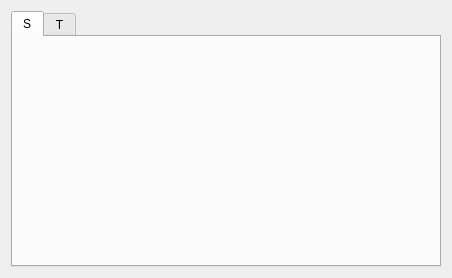
<?xml version="1.0" encoding="UTF-8"?>
<ui version="4.0">
 <class>EFrame</class>
 <widget class="QEFrame" name="EFrame">
  <property name="geometry">
   <rect>
    <x>0</x>
    <y>0</y>
    <width>452</width>
    <height>278</height>
   </rect>
  </property>
  <property name="sizePolicy">
   <sizepolicy hsizetype="Expanding" vsizetype="Expanding">
    <horstretch>0</horstretch>
    <verstretch>0</verstretch>
   </sizepolicy>
  </property>
  <property name="minimumSize">
   <size>
    <width>0</width>
    <height>200</height>
   </size>
  </property>
  <property name="windowTitle">
   <string>Coordinate systems</string>
  </property>
  <property name="windowOpacity">
   <double>1.000000000000000</double>
  </property>
  <property name="layoutDirection">
   <enum>Qt::LeftToRight</enum>
  </property>
  <property name="frameShape">
   <enum>QFrame::NoFrame</enum>
  </property>
  <property name="lineWidth">
   <number>10</number>
  </property>
  <property name="midLineWidth">
   <number>2</number>
  </property>
  <layout class="QVBoxLayout" name="verticalLayout">
   <item>
    <widget class="QTabWidget" name="tabWidget">
     <property name="currentIndex">
      <number>0</number>
     </property>
     <widget class="QWidget" name="tab">
      <attribute name="title">
       <string>S</string>
      </attribute>
      <layout class="QVBoxLayout" name="verticalLayout_2">
       <item>
        <widget class="QEForm" name="qeform">
         <property name="uiFile" stdset="0">
          <string>galil_coordinate_system.ui</string>
         </property>
         <property name="variableSubstitutions" stdset="0">
          <string>R=S</string>
         </property>
        </widget>
       </item>
      </layout>
     </widget>
     <widget class="QWidget" name="tab_2">
      <attribute name="title">
       <string>T</string>
      </attribute>
      <layout class="QVBoxLayout" name="verticalLayout_3">
       <item>
        <widget class="QEForm" name="qeform_2">
         <property name="uiFile" stdset="0">
          <string>galil_coordinate_system.ui</string>
         </property>
         <property name="variableSubstitutions" stdset="0">
          <string>R=T</string>
         </property>
        </widget>
       </item>
      </layout>
     </widget>
    </widget>
   </item>
  </layout>
 </widget>
 <customwidgets>
  <customwidget>
   <class>QEForm</class>
   <extends>QWidget</extends>
   <header>QEForm.h</header>
  </customwidget>
  <customwidget>
   <class>QEFrame</class>
   <extends>QFrame</extends>
   <header>QEFrame.h</header>
   <container>1</container>
  </customwidget>
 </customwidgets>
 <resources/>
 <connections/>
</ui>
